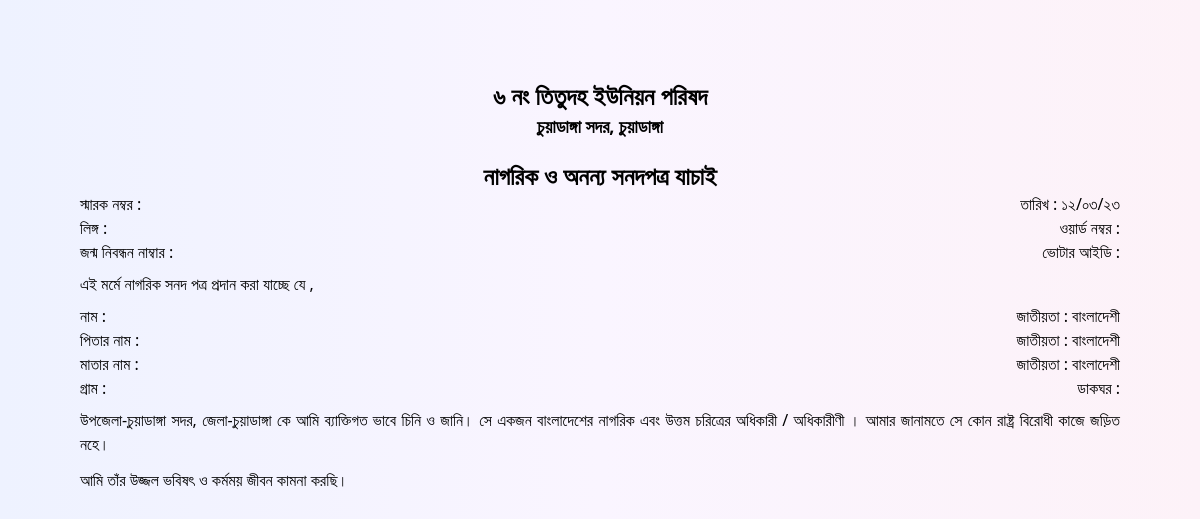
Page /sonodreport.php?id=2 on the earlier database version.
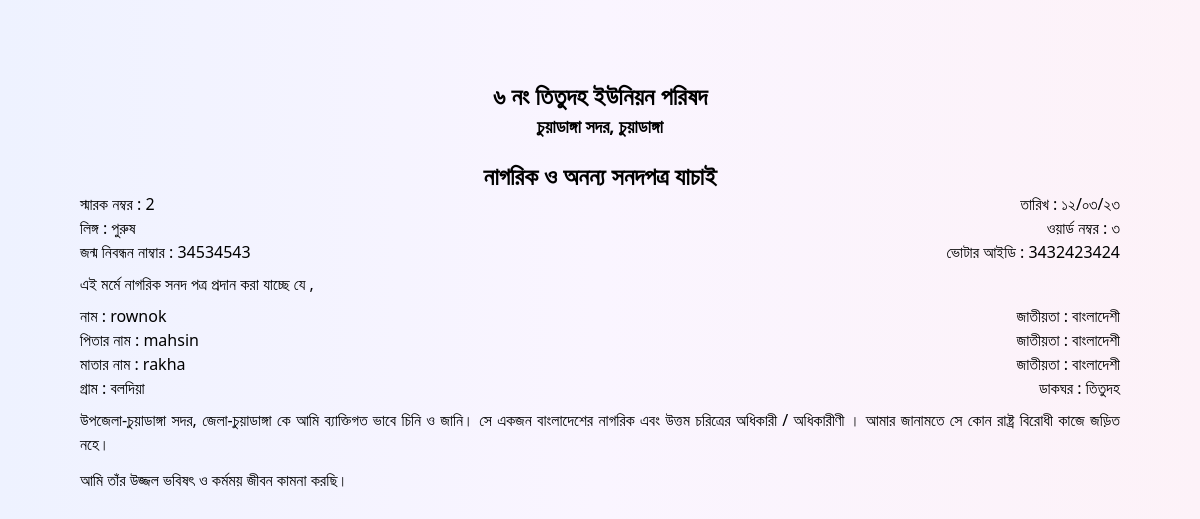
Same page on the later database version.
### tables this page shows
CREATE TABLE `nagorik` (
  `id` int(11) NOT NULL,
  `sarok` varchar(255) NOT NULL,
  `name` varchar(255) NOT NULL,
  `fathername` varchar(255) NOT NULL,
  `mothername` varchar(255) NOT NULL,
  `husband` varchar(255) NOT NULL,
  `gram` varchar(255) NOT NULL,
  `word` varchar(255) NOT NULL,
  `birthno` varchar(255) NOT NULL,
  `voterid` varchar(255) NOT NULL,
  `mobileno` varchar(255) NOT NULL,
  `gender` varchar(255) NOT NULL,
  `dakghor` varchar(255) NOT NULL
);

### sonodreport.php (the view, shortened to what this page needs)
<?php
include '_dbconnect.php';
if (isset($_REQUEST['id'])) {
    $rid = $_REQUEST['id'];
    $query = "SELECT * FROM `nagorik` WHERE sarok=$rid";
    $poriciti = mysqli_query($con, $query);
    $result = mysqli_fetch_array($poriciti);
}
?>
<!DOCTYPE html>
<html lang="en" dir="ltr">
<head>
    <script src="https://cdn.tailwindcss.com"></script>
</head>
<body class='bg-gradient-to-r from-indigo-50 via-purple-50 to-pink-50 z-40 mb-10'>
    <div class='px-20 py-20 relative'>
        <p class="text-2xl text-center font-semibold">৬ নং তিতুদহ ইউনিয়ন পরিষদ </p>
        <p class="text-lg text-center font-semibold mb-5">চুয়াডাঙ্গা সদর, চুয়াডাঙ্গা</p>
        <p class="text-2xl text-center font-semibold">নাগরিক ও অনন্য সনদপত্র যাচাই</p>
        <?php
        $rid = $result['sarok'];
        $name = $result['name'];
        $fathername = $result['fathername'];
        $mothername = $result['mothername'];
        $gram = $result['gram'];
        $word = $result['word'];
        $birthno = $result['birthno'];
        $gender = $result['gender'];
        $dakghor = $result['dakghor'];
        $voterid = $result['voterid'];
        ?>
        <div class="flex justify-between items-center">
            <p class=''>স্মারক নম্বর : <span><?= $rid ?></span></p>
            <p class=''>তারিখ : ১২/০৩/২৩</p>
        </div>
        <div class="flex justify-between items-start">
            <p>লিঙ্গ : <span><?= $gender ?></span> </p>
            <p class=''>ওয়ার্ড নম্বর : <span><?= $word ?></span></p>
        </div>
        <div class="flex justify-between items-start">
            <p>জন্ম নিবন্ধন নাম্বার : <span><?= $birthno ?></span> </p>
            <p>ভোটার আইডি : <span><?= $voterid ?></span> </p>
        </div>
        <p class="my-2">এই মর্মে নাগরিক সনদ পত্র প্রদান করা যাচ্ছে যে ,</p>
        <div class="flex justify-between items-start">
            <p>নাম : <span><?= $name ?></span> </p>
            <p>জাতীয়তা : বাংলাদেশী </p>
        </div>
        <div class="flex justify-between items-start">
            <p>পিতার নাম : <span><?= $fathername ?></span> </p>
            <p>জাতীয়তা : বাংলাদেশী </p>
        </div>
        <div class="flex justify-between items-start">
            <p>মাতার নাম : <span><?= $mothername ?></span> </p>
            <p>জাতীয়তা : বাংলাদেশী </p>
        </div>
        <div class="flex justify-between items-start">
            <p>গ্রাম : <span><?= $gram ?></span> </p>
            <p>ডাকঘর : <span><?= $dakghor ?></span></p>
        </div>
        <p class="text-justify my-2">উপজেলা-চুয়াডাঙ্গা সদর, জেলা-চুয়াডাঙ্গা কে আমি ব্যাক্তিগত ভাবে চিনি ও জানি। সে
            একজন বাংলাদেশের নাগরিক এবং উত্তম চরিত্রের অধিকারী / অধিকারীণী । আমার
            জানামতে সে কোন রাষ্ট্র বিরোধী কাজে জড়িত নহে।
        </p>
        <p class="my-3">আমি তাঁর উজ্জল ভবিষৎ ও কর্মময় জীবন কামনা করছি।</p>
    </div>
</body>
</html>

Differences in the rows shown:
added nagorik: sarok "2", gender "পুরুষ", word "৩", birthno "34534543", voterid "3432423424", name "rownok", fathername "mahsin", mothername "rakha", gram "বলদিয়া", dakghor "তিতুদহ"
